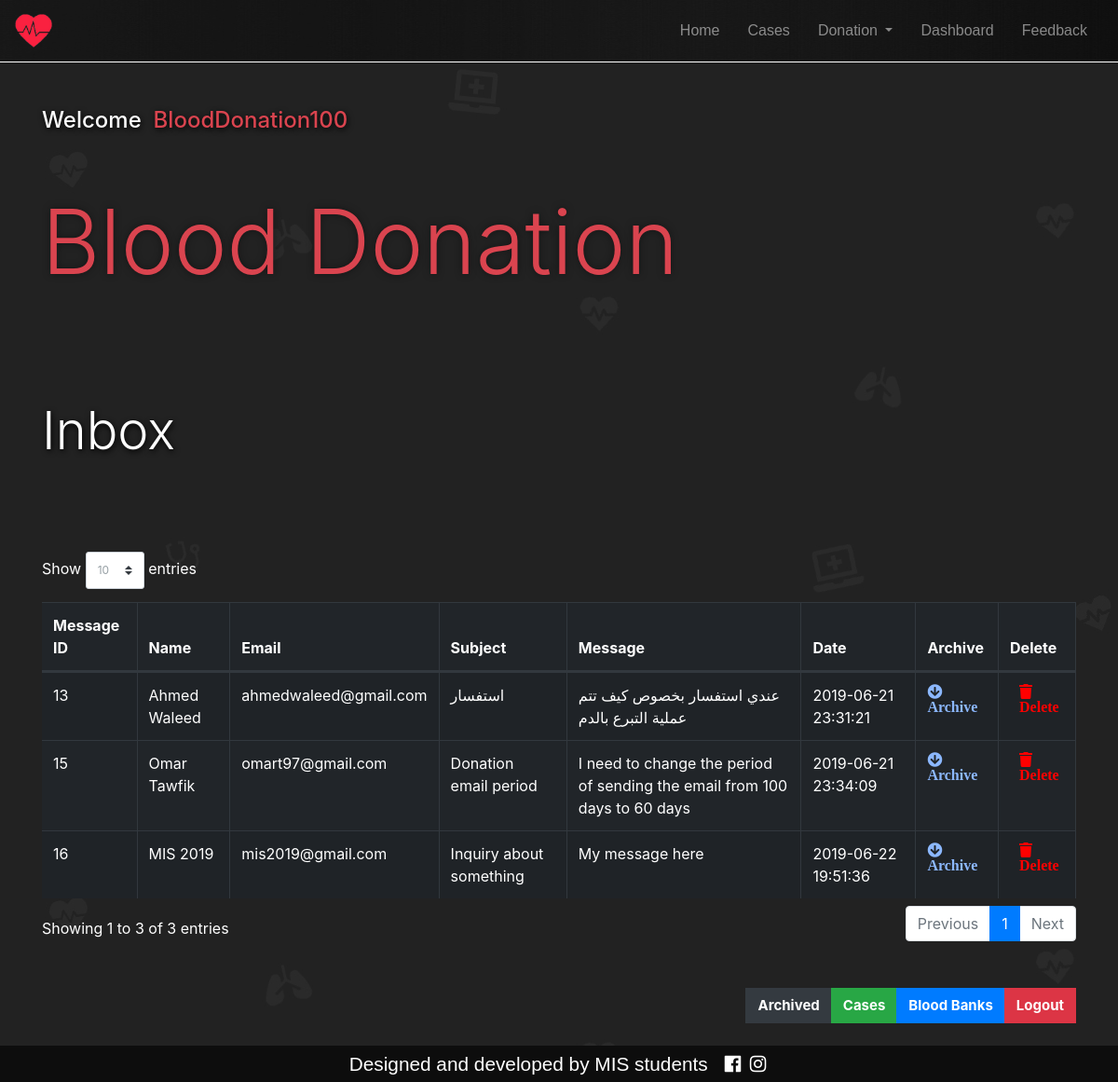
The page /inbox.php (signed in) on the database its author committed.
### tables this page shows
CREATE TABLE IF NOT EXISTS `inbox` (
  `id` int(11) NOT NULL AUTO_INCREMENT,
  `name` varchar(255) NOT NULL,
  `email` varchar(255) NOT NULL,
  `subject` varchar(255) NOT NULL,
  `msg` varchar(255) NOT NULL,
  `created_at` timestamp NOT NULL DEFAULT CURRENT_TIMESTAMP,
  `archived` bit(1) NOT NULL DEFAULT b'0',
  PRIMARY KEY (`id`)
);

### inbox.php (the view, shortened to what this page needs)
<?php
$user = $_SESSION["user_info1"];
$userNameAdminstrator= $user["Name"];
include'header.php';
?>
<div class="container subTitleShadow ">
    <h4> Welcome &nbsp;<div class="welcomeColor d-inline-block wow animated zoomIn" data-wow-duration="1s" data-wow-delay="0s"><?php echo $userNameAdminstrator ?></div>
    </h4>
</div>
<div class="container display-1 bloodDTEXT bloodTextSM titleShadow">
    <p>Blood Donation</p>
</div>
<br />
<br />
<br />
<br />
<div class="container display-4 subTitleShadow">Inbox</div>
<br />
<br />
<br />
<br />
<div class="container">
    <table id="cases" class="table table-striped table-bordered table-hover table-dark" style="width:100%">
        <thead>
            <tr>
                <th>Message ID</th>
                <th>Name</th>
                <th>Email</th>
                <th>Subject</th>
                <th>Message</th>
                <th>Date</th>
                <th>Archive</th>
                <th>Delete</th>
            </tr>
        </thead>
        <tbody>
            <?php
        $cn = mysqli_connect("localhost" ,"root","","blood_donation");
                    mysqli_set_charset($cn,"utf8");
        $rslt = mysqli_query($cn , "select  id , name , email , subject, msg , created_at from inbox where archived = 0 ");
        while($row = mysqli_fetch_row($rslt))
        {
          ?>
            <tr>
                <td><?php echo $row[0]?></td>
                <td><?php echo $row[1]?></td>
                <td><?php echo $row[2]?></td>
                <td><?php echo $row[3]?></td>
                <td><?php echo $row[4]?></td>
                <td><?php echo $row[5]?></td>
                <td><a href="archive.php?postID=<?php echo $row[0]?>" class="fas fa-arrow-circle-down editIcon"> Archive</a></td>
                <td><a href="delete_msg.php?postID=<?php echo $row[0]?>" class="fas fa-trash trashIcon"> Delete</a></td>
            </tr>
            <?php
        }
      ?>
        </tbody>
    </table>
</div>
<br />
<br />
<div class="container buttonsForAdmins  d-flex justify-content-end">
    <div class="btn-group">
        <button onclick="location.href='archived.php'" type="button" class="btn btn-dark">Archived</button>
        <button onclick="location.href='Admin_cases.php'" type="button" class="btn btn-success">Cases</button>
        <button onclick="location.href='Admin_bloodBanks.php'" type="button" class="btn btn-primary">Blood Banks</button>
        <button onclick="location.href='bloodbank_logout.php'" type="button" class="btn btn-danger">Logout</button>
    </div>
</div>
<br />
<?php include'footer.php';  ?>

### style.css (style rules this page uses)
body { margin: 0; width: 100%; }
body, html { overflow: auto; background-image: url(Media/backgroundIcons.jpg); background-color: #222; color: #fff; }
.bloodDTEXT { color: #da444f; }
@media (min-width: 767px) { .bloodDTEXT { padding-top: 50px; } }
.form-control, .btn { border-radius: 3px; }
.form-control, .btn { min-height: 38px; }
.btn { font-size: 15px; font-weight: bold; border-radius: 0; }
.subTitleShadow { text-shadow: 1px 2px 6px #000; }
.titleShadow { text-shadow: 0px 0px 8px rgba(0, 0, 0, 0.4); }
.editIcon { color: #8cb8ff; }
.trashIcon { color: #ff0000; padding-left: 10px; }
.welcomeColor { color: #da444f; }

### rows shown on the page
inbox: id "13", name "Ahmed Waleed", email "ahmedwaleed@gmail.com", subject "استفسار", msg "عندي استفسار بخصوص كيف تتم عملية التبرع بالدم", created_at "2019-06-21 23:31:21"
inbox: id "15", name "Omar Tawfik", email "omart97@gmail.com", subject "Donation email period", msg "I need to change the period of sending the email from 100 days to 60 days", created_at "2019-06-21 23:34:09"
inbox: id "16", name "MIS 2019", email "mis2019@gmail.com", subject "Inquiry about something", msg "My message here", created_at "2019-06-22 19:51:36"

### other values the page prints
$userNameAdminstrator "BloodDonation100"
